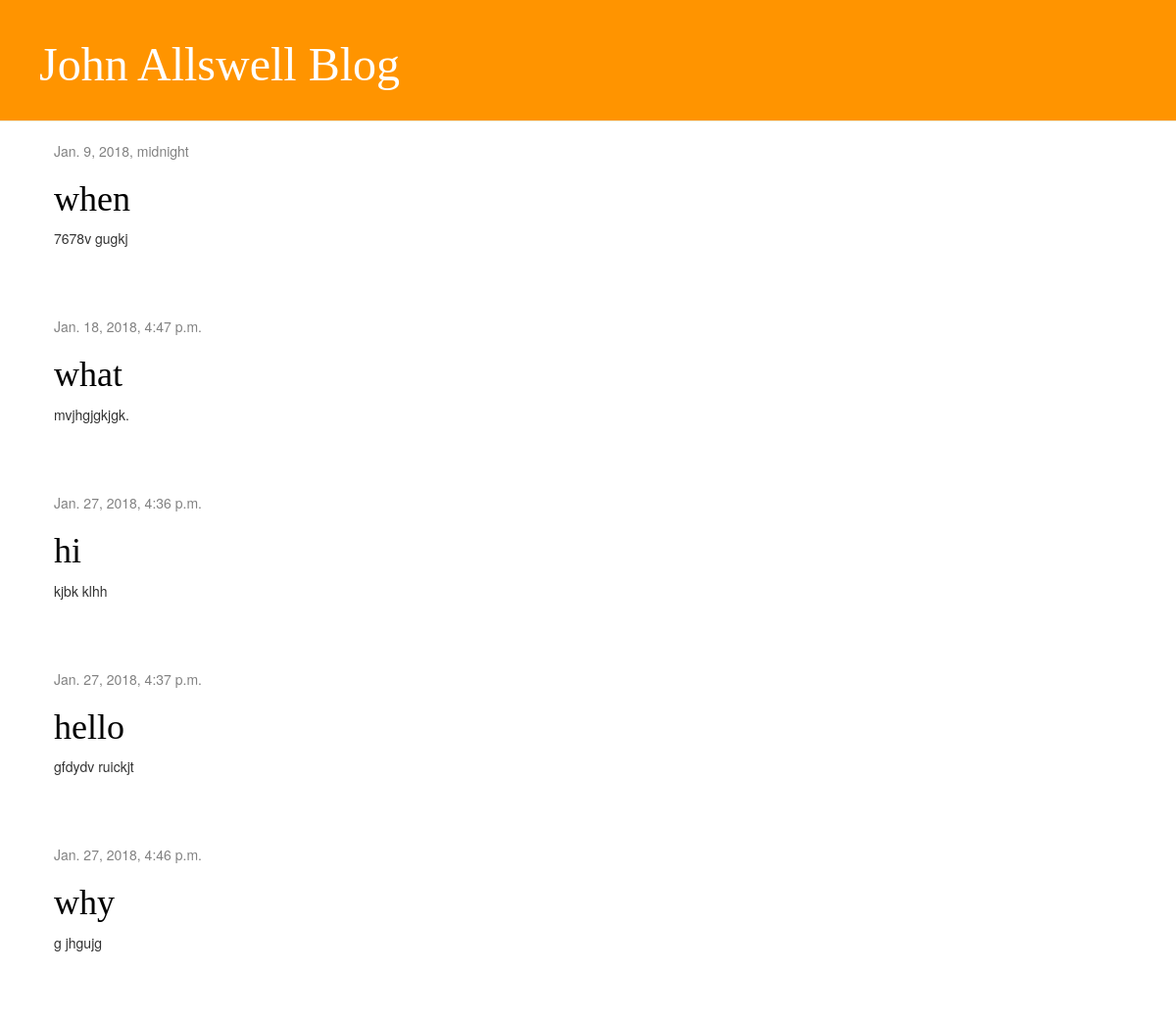
/, run on an earlier commit of the app's database.
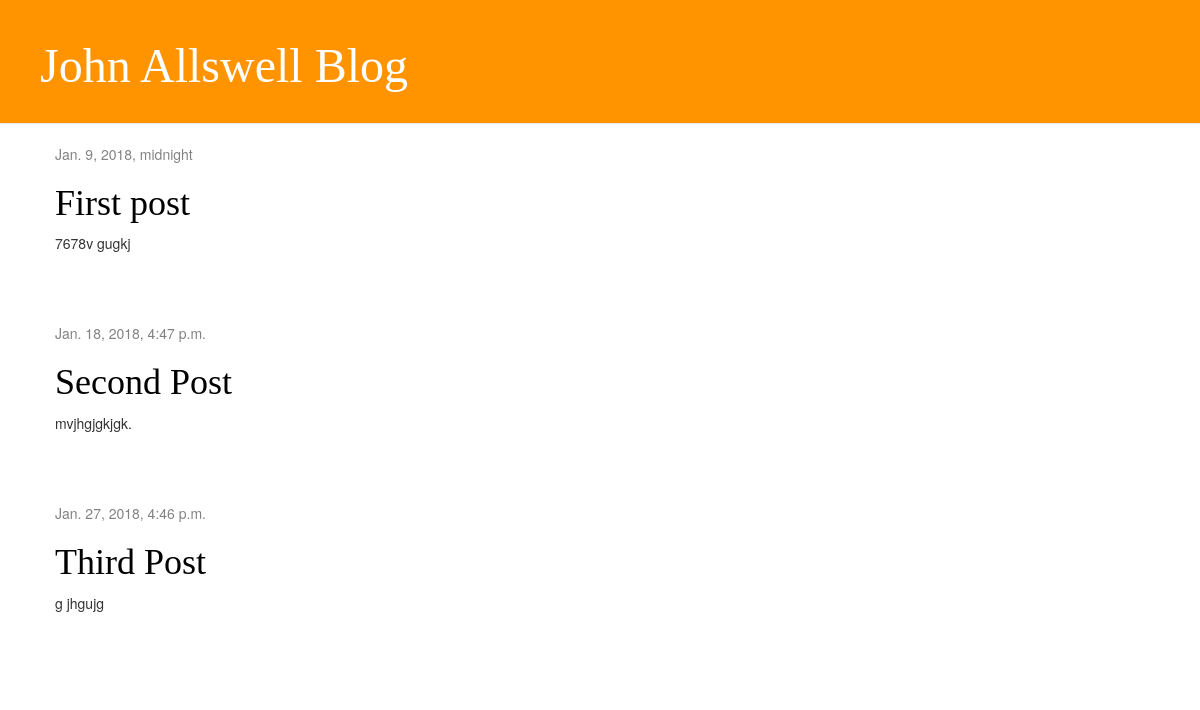
And on a later commit of the database.
### blog/models.py (models this page shows, shortened)
class Post(models.Model):
    author = models.ForeignKey('auth.User',on_delete=models.CASCADE)
    title = models.CharField(max_length=200)
    text = models.TextField()
    created_date = models.DateTimeField(
            default=timezone.now)
    published_date = models.DateTimeField(
            blank=True, null=True)

### blog/views.py (the view)
# urls.py: url(r'^$', views.post_list, name='post_list'),
def post_list(request):
    posts = Post.objects.filter(published_date__lte=timezone.now()).order_by('published_date')
    return render(request, 'blog/post_list.html', {'posts': posts})

### blog/templates/blog/post_list.html
{% extends 'blog/base.html' %}
{% block content %}
    {% for post in posts %}
        <div class="post">
            <div class="date">
                {{ post.published_date }}
            </div>
            <h1><a href="{% url 'post_detail' pk=post.pk %}">{{ post.title }}</a></h1>
            <p>{{ post.text|linebreaksbr }}</p>
        </div>
    {% endfor %}
{% endblock %}

### blog/templates/blog/base.html (shortened to what this page needs)
{% load staticfiles %}
<html>
    <head>
        <link rel="stylesheet" href="//maxcdn.bootstrapcdn.com/bootstrap/3.2.0/css/bootstrap.min.css">
        <link rel="stylesheet" href="//maxcdn.bootstrapcdn.com/bootstrap/3.2.0/css/bootstrap-theme.min.css">
        <link rel="stylesheet" href="{% static 'css/blog.css' %}">
    </head>
    <body>
        <div class="page-header">
            <h1><a href="/">John Allswell Blog</a></h1>
        </div>
        <div class="content container">
            <div class="row">
                <div class="col-md-8">
                    {% block content %}
                    {% endblock %}
                </div>
            </div>
        </div>
    </body>
</html>

### blog/static/css/blog.css (style rules this page uses)
.page-header { background-color: #ff9400; margin-top: 0; padding: 20px 20px 20px 40px; }
.page-header h1, .page-header h1 a, .page-header h1 a:visited, .page-header h1 a:active { color: #ffffff; font-size: 36pt; text-decoration: none; }
.content { margin-left: 40px; }
h1, h2, h3, h4 { font-family: 'Lobster', cursive; }
.date { color: #828282; }
.post { margin-bottom: 70px; }
.post h1 a, .post h1 a:visited { color: #000000; }

What changed in the data, as far as the page shows it:
removed Post: published_date "Jan. 27, 2018, 4:36 p.m.", title "hi", text "kjbk klhh"
removed Post: published_date "Jan. 27, 2018, 4:37 p.m.", title "hello", text "gfdydv ruickjt"
changed Post "7678v gugkj": title "when" → "First post"
changed Post "mvjhgjgkjgk.": title "what" → "Second Post"
changed Post "g jhgujg": title "why" → "Third Post"
